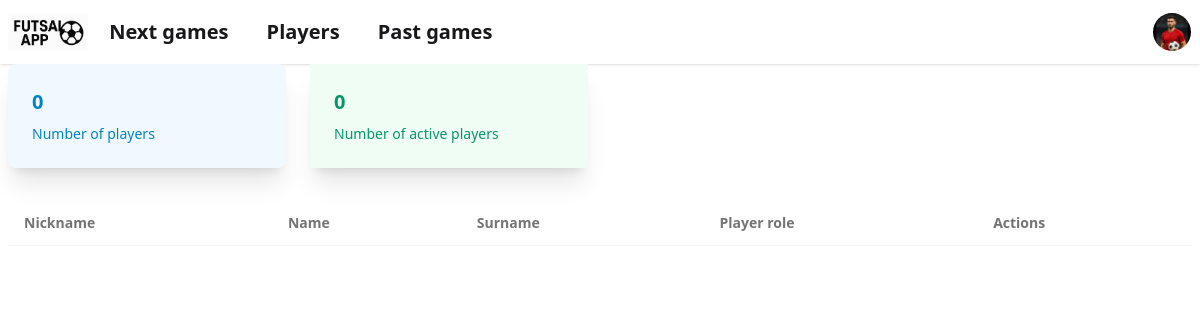
Before: /games/players/ with the older database file.
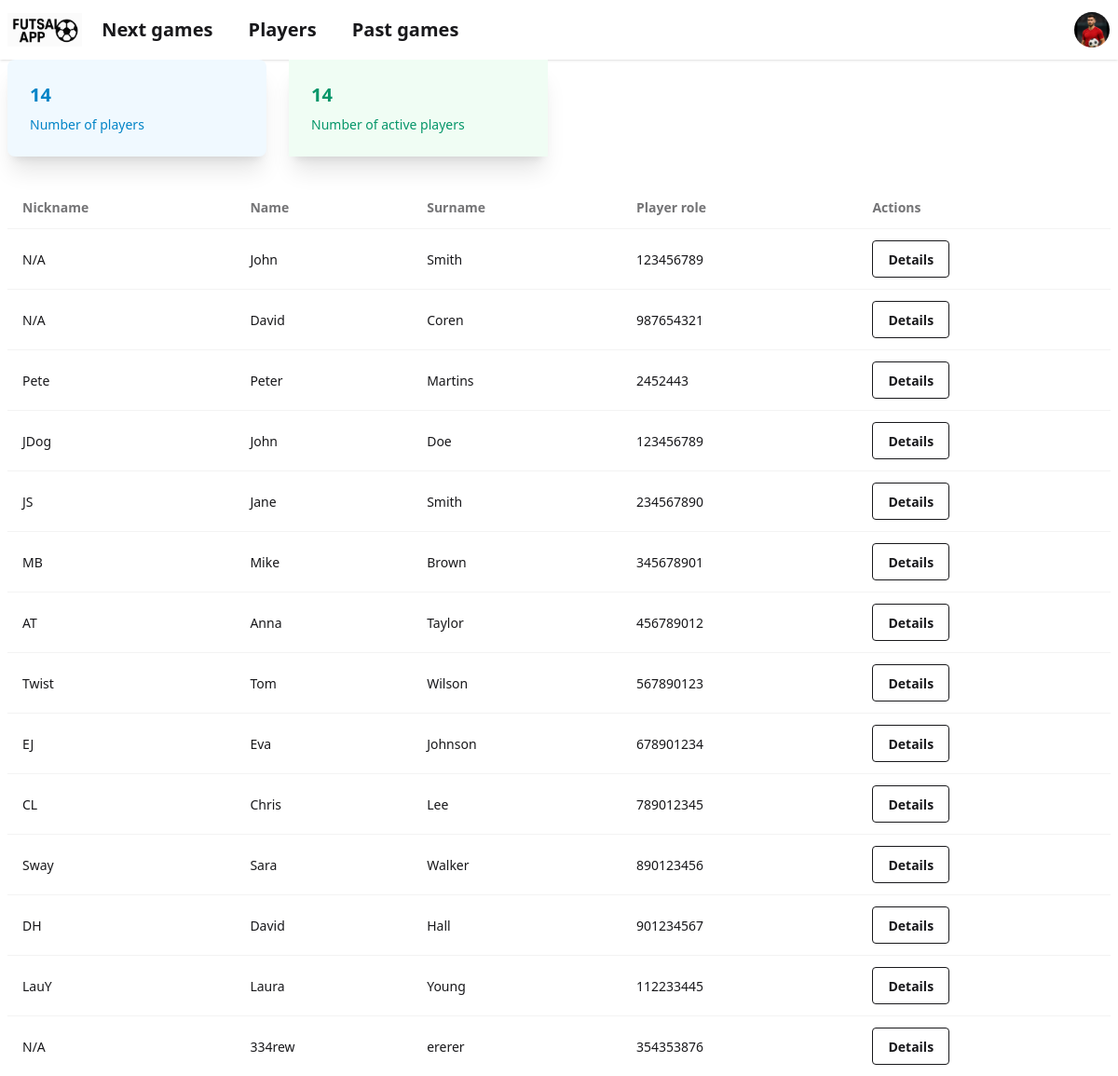
After: the same page with the newer database file.
### games/models.py (models this page shows, shortened)
class Player(models.Model):
    name = models.CharField(max_length=255, validators=[MinLengthValidator(3)])
    surname = models.CharField(max_length=255, validators=[MinLengthValidator(3)])
    email = models.EmailField(max_length=255, validators=[MinLengthValidator(3)])
    mobile_number = models.CharField(
        max_length=9,
        validators=[RegexValidator(regex=r'^\d{9}$', message="Mobile number must contain exactly 9 digits")]
    )
    nickname = models.CharField(max_length=255, default='N/A', validators=[MinLengthValidator(3)])

### games/views.py (the view)
# urls.py: path('players/', views.all_players, name='all_players_url'),
def all_players(request):
    found_players = Player.objects.all()
    found_players_aggregation = found_players.aggregate(
        Count('id')
    )
    return render(request, 'games/all_players.html', {
        'players': found_players,
        'details': found_players_aggregation
    })

### games/templates/games/all_players.html (shortened to what this page needs)
{% extends 'index.html' %}
{% block content %}
    <div class="grid grid-cols-4 gap-6 mb-8">
        <div class="card shadow-xl bg-players-blue">
            <div class="card-body">
                <div class="text-xl font-semibold">{{ details.id__count }}</div>
                <p class="text-sm">Number of players</p>
            </div>
        </div>
        <div class="card shadow-xl">
                <div class="card-body bg-players-green">
                    <div class="text-xl font-semibold">{{ details.id__count }}</div>
                    <p class="text-sm">Number of active players</p>
                </div>
            </div>
    </div>
    <table class="table">
        <thead>
        <tr>
            <th>Nickname</th>
            <th>Name</th>
            <th>Surname</th>
            <th>Player role</th>
            <th>Actions</th>
        </tr>
        </thead>
        <tbody>
        {% for player in players %}
            <tr>
                <td>{{ player.nickname }}</td>
                <td>{{ player.name }}</td>
                <td>{{ player.surname }}</td>
                <td>{{ player.mobile_number }}</td>
                <td><a href="{% url 'player_details_url' player_id=player.id %}" class="btn btn-outline">Details</a></td>
            </tr>
        {% endfor %}
        </tbody>
    </table>
{% endblock content %}

### templates/index.html (shortened to what this page needs)
{%  load static %}
<!DOCTYPE html>
<html lang="en">
<head>
    <link rel="stylesheet" href="{% static 'dist/styles.css' %}">
    <link rel="stylesheet" href="{% static 'dist/main.css' %}">
</head>
<body>
<div class="navbar bg-base-100 shadow-sm">
  <div class="flex-1">
      <a href="{% url 'next_games_url' %}" >
          <div class="avatar w-20">
              <img src="{% static 'img/logo_FutsalApp.png' %}" alt="Avatar">
          </div>
      </a>
      <a href="{% url 'next_games_url' %}" class="btn btn-ghost text-xl">Next games</a>
    <a href="{% url 'all_players_url' %}" class="btn btn-ghost text-xl">Players</a>
    <a href="{% url 'past_games_url' %}" class="btn btn-ghost text-xl">Past games</a>
  </div>
  <div class="flex gap-2">
    <div class="dropdown dropdown-end">
      <div tabindex="0" role="button" class="btn btn-ghost btn-circle avatar">
        <div class="w-15 rounded-full">
          <img
            alt="logo"
            src="{% static 'img/logo.jpeg' %}" />
        </div>
      </div>
    </div>
  </div>
</div>
<div class="mx-auto px-2 my-12>">
    {%  block content %}
    {%  endblock %}
</div>
</body>
</html>

Changed rows visible on the page:
added Player: nickname "N/A", name "John", surname "Smith", mobile_number "123456789"
added Player: nickname "N/A", name "David", surname "Coren", mobile_number "987654321"
added Player: nickname "Pete", name "Peter", surname "Martins", mobile_number "2452443"
added Player: nickname "JDog", name "John", surname "Doe", mobile_number "123456789"
added Player: nickname "JS", name "Jane", surname "Smith", mobile_number "234567890"
added Player: nickname "MB", name "Mike", surname "Brown", mobile_number "345678901"
added Player: nickname "AT", name "Anna", surname "Taylor", mobile_number "456789012"
added Player: nickname "Twist", name "Tom", surname "Wilson", mobile_number "567890123"
added Player: nickname "EJ", name "Eva", surname "Johnson", mobile_number "678901234"
added Player: nickname "CL", name "Chris", surname "Lee", mobile_number "789012345"
added Player: nickname "Sway", name "Sara", surname "Walker", mobile_number "890123456"
added Player: nickname "DH", name "David", surname "Hall", mobile_number "901234567"
added Player: nickname "LauY", name "Laura", surname "Young", mobile_number "112233445"
added Player: nickname "N/A", name "334rew", surname "ererer", mobile_number "354353876"
Other visible differences:
{{ details.id__count }}: "0" → "14"
